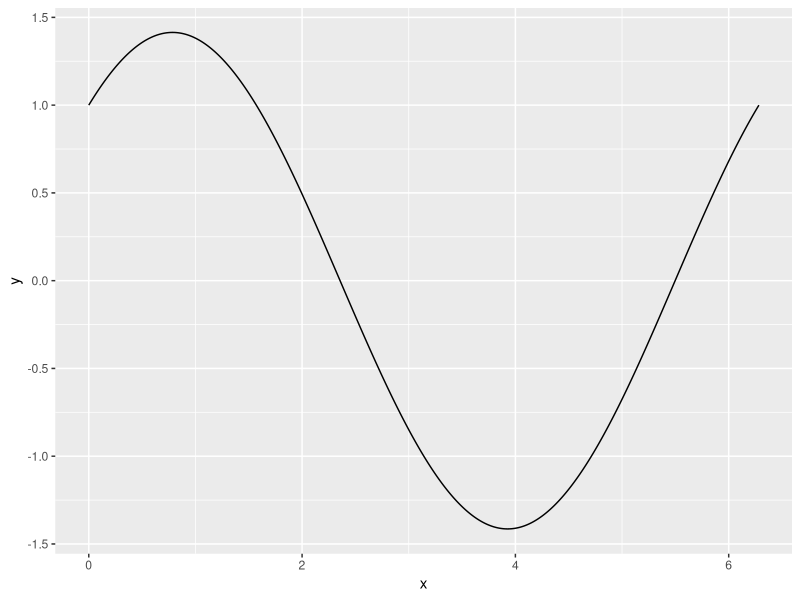
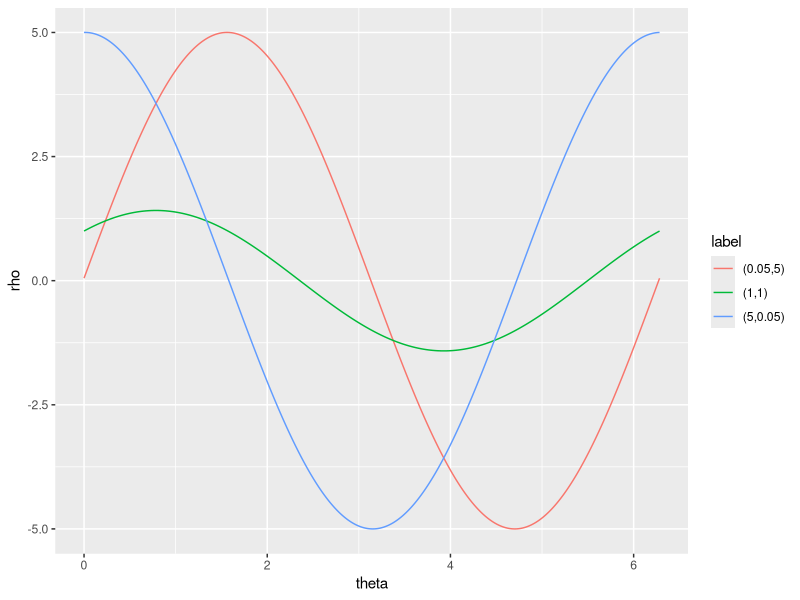

Generate these figures, in order, with R:
## ---- chunk 1
library(tidyverse)
## ---- chunk 2
x <- seq(0, 2 * 3.14159, 0.001)
y <- sin(x) + cos(x)

df <- data.frame(y = y, x = x)
df %>%
  ggplot(aes(x=x,y=y)) +
  geom_line()
## ---- chunk 3
theta <- seq(0, 2 * 3.14159, 0.001)
x <- c(0.05, 1, 5)
y <- c(5, 1, 0.05)
rho_1 <- y[1]*sin(theta) + x[1]*cos(theta)
rho_2 <- y[2]*sin(theta) + x[2]*cos(theta)
rho_3 <- y[3]*sin(theta) + x[3]*cos(theta)


df <- data.frame(theta = theta, rho = rho_1, label=rep("(0.05,5)", length(theta)))
df <- df %>%
  rbind(data.frame(theta = theta, rho = rho_2, label = rep("(1,1)", length(theta))))
df <- df %>%
  rbind(data.frame(theta = theta, rho = rho_3, label = rep("(5,0.05)", length(theta))))
df %>%
  ggplot(aes(x=theta,y=rho,color = label)) +
  geom_line()
